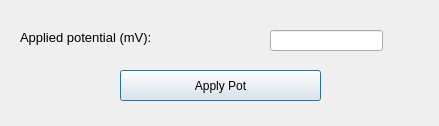
<?xml version="1.0" encoding="UTF-8"?>
<ui version="4.0">
 <class>Dialog</class>
 <widget class="QDialog" name="Dialog">
  <property name="geometry">
   <rect>
    <x>0</x>
    <y>0</y>
    <width>439</width>
    <height>126</height>
   </rect>
  </property>
  <property name="windowTitle">
   <string>Dialog</string>
  </property>
  <widget class="QLineEdit" name="text_pot">
   <property name="geometry">
    <rect>
     <x>270</x>
     <y>30</y>
     <width>113</width>
     <height>21</height>
    </rect>
   </property>
  </widget>
  <widget class="QLabel" name="label_2">
   <property name="geometry">
    <rect>
     <x>20</x>
     <y>30</y>
     <width>151</width>
     <height>16</height>
    </rect>
   </property>
   <property name="text">
    <string>&lt;html&gt;&lt;head/&gt;&lt;body&gt;&lt;p&gt;&lt;span style=&quot; font-size:10pt;&quot;&gt;Applied potential (mV):&lt;/span&gt;&lt;/p&gt;&lt;/body&gt;&lt;/html&gt;</string>
   </property>
  </widget>
  <widget class="QPushButton" name="bt_apply_pot">
   <property name="geometry">
    <rect>
     <x>120</x>
     <y>70</y>
     <width>201</width>
     <height>31</height>
    </rect>
   </property>
   <property name="text">
    <string>Apply Pot</string>
   </property>
  </widget>
 </widget>
 <resources/>
 <connections/>
</ui>
